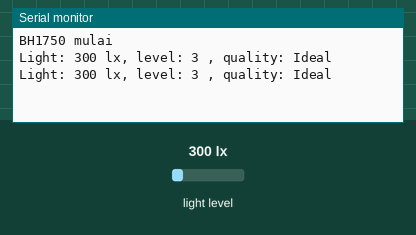
This sketch was run on a simulated Arduino Uno, built with avr-gcc and run on an emulated ATmega328P. Shown: the last lines printed to the serial monitor. The test bench sets the inputs (shaded band); at power-on: light level 300 lx.

Above: at 1.8 s.
1.9 s: light level set to 40 lx
At 2.6 s:
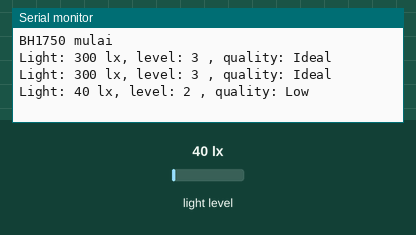
4.5 s: light level set to 1000 lx
At 5.8 s:
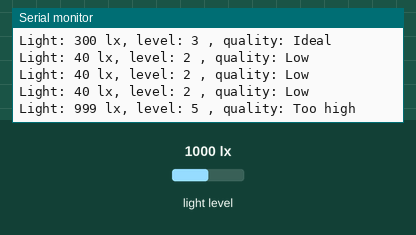

The sketch:

BH1750.ino
```cpp
/*
 * Pencahayaan (lux)  |   Permukaan diterangi oleh
 * 0.0001             |   Malam tanpa bulan, langit mendung saat malam (Bintang)
 * 0.002              |   Langit malam tanpa bulan yang cerah dengan pijaran udara
 * 0.05–0.36          |   Bulan purnama di langit malam yang cerah
 * 3.4                |   Batas antara kegelapan saat senja di pemukiman di bawah langit yang cerah
 * 20-50              |   Tempat umum, dengan lingkungan yang gelap
 * 50                 |   Penerangan ruang tamu keluarga (Australia, 1998)
 * 80                 |   Gedung kantor lorong/Toilet pencahayaan
 * 100                |   Mendung yang sangat gelap di malam hari
 * 320-500            |   Penerangan kantor
 * 400                |   Matahari Terbit atau matahari terbenam pada hari yang cerah.
 * 1000               |   Hari mendung; Pencahayaan di TV studio
 * 10,000–25,000      |   Siang hari (tidak terkena matahari langsung)
 * 32,000–100,000     |   Terik Sinar matahari langsung
*/

#define _TOOLOW                       25
#define _LOW                          50
#define _HIGH                         500
#define _TOOHIGH                      750
#define LEVEL_TOOLOW                  "Too low"
#define LEVEL_LOW                     "Low"
#define LEVEL_OPTIMAL                 "Ideal"
#define LEVEL_HIGH                    "High"
#define LEVEL_TOOHIGH                 "Too high"

#include <Wire.h>
#include <BH1750.h>
BH1750 ukurLuxCahaya (0x5C);          //connect ADDR ke 3.3V, defaultnya 0x23

uint16_t lux        = 250;
int      luxLevel   = 3;
String   luxMessage = LEVEL_OPTIMAL;

void setup(){
  Serial.begin(115200);

  // Initialize the I2C bus (BH1750 library doesn't do this automatically)
  Wire.begin();

  ukurLuxCahaya.begin();
  Serial.println(F("BH1750 mulai"));
}

void loop() {
  lux = ukurLuxCahaya.readLightLevel();

  if ( lux <= _TOOLOW ) {
    luxLevel = 1;
    luxMessage = LEVEL_TOOLOW;
  } else if ( lux > _TOOLOW && lux <= _LOW ) {
    luxLevel = 2;
    luxMessage = LEVEL_LOW;
  } else if ( lux > _LOW && lux <= _HIGH ) {
    luxLevel = 3;
    luxMessage = LEVEL_OPTIMAL;
  } else if ( lux > _HIGH && lux < _TOOHIGH ) {
    luxLevel = 4;
    luxMessage = LEVEL_HIGH;
  } else {
    luxLevel = 5;
    luxMessage = LEVEL_TOOHIGH;
  }

  Serial.print("Light: ");
  Serial.print(lux);
  Serial.print(" lx, level: ");
  Serial.print(luxLevel);
  Serial.print(" , quality: ");
  Serial.println(luxMessage);
  delay(1000);
}
```

Measured:
- after the input at 1.9 s, the serial monitor: prints a new line after 0.10 s (image 1)
- after the input at 4.5 s, the serial monitor: prints a new line after 0.51 s (image 2)
